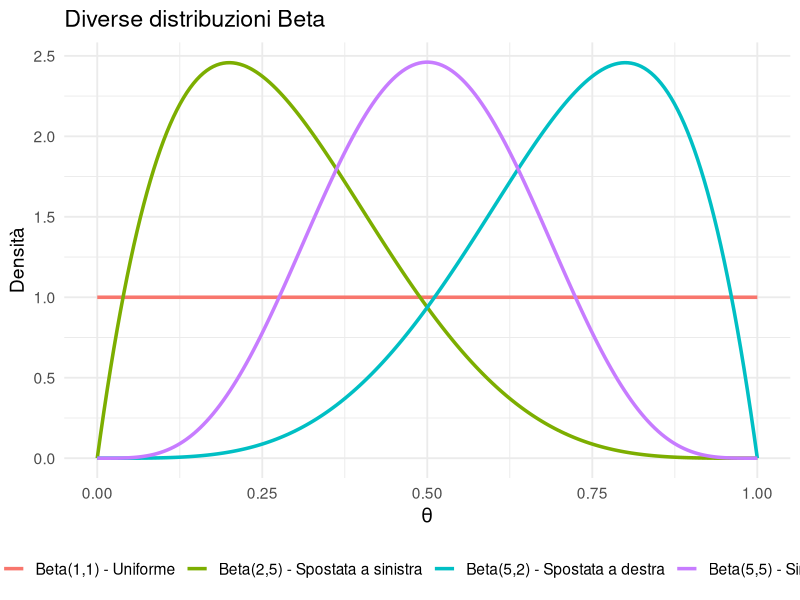
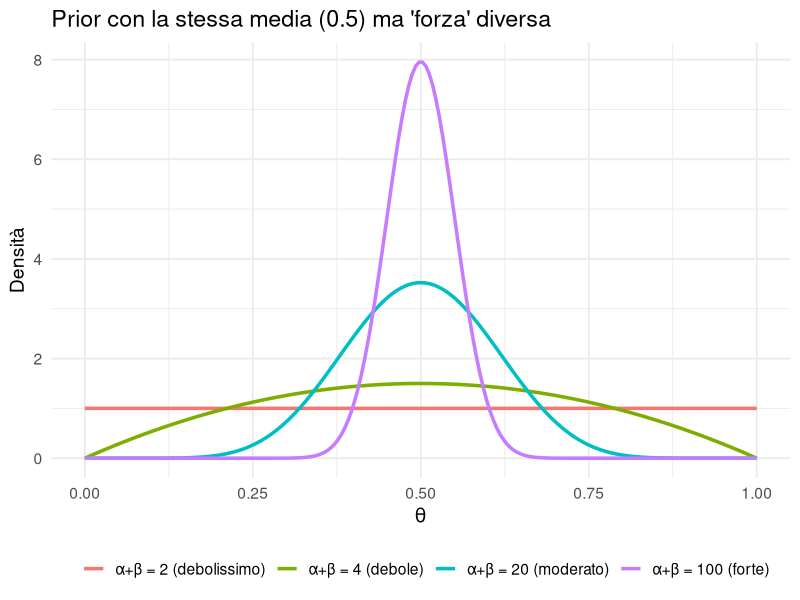
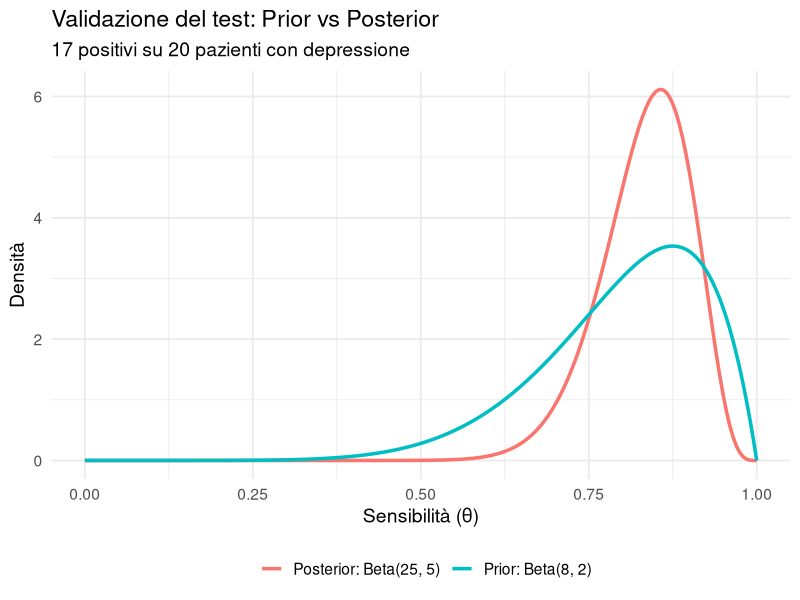
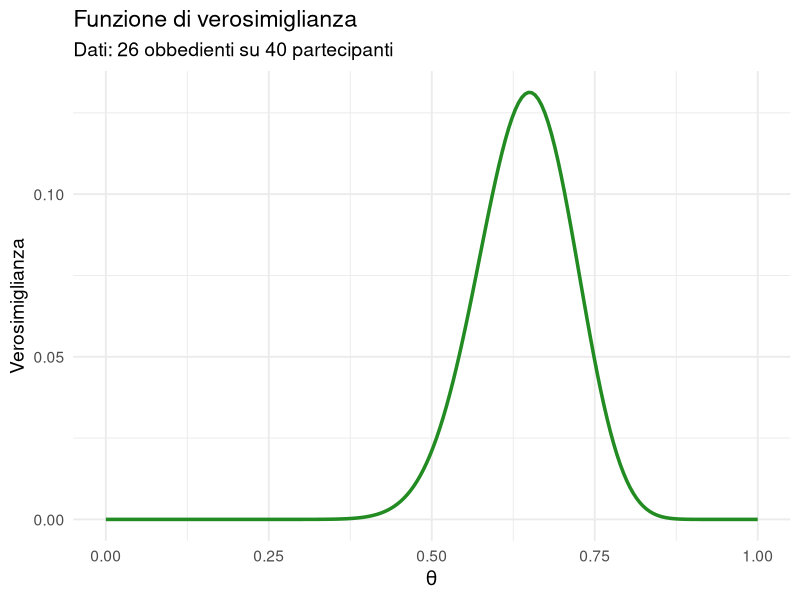
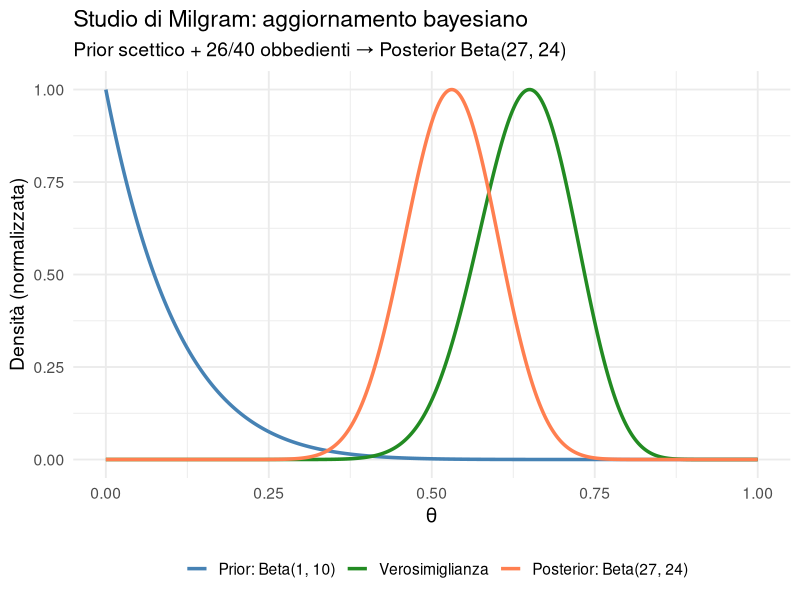
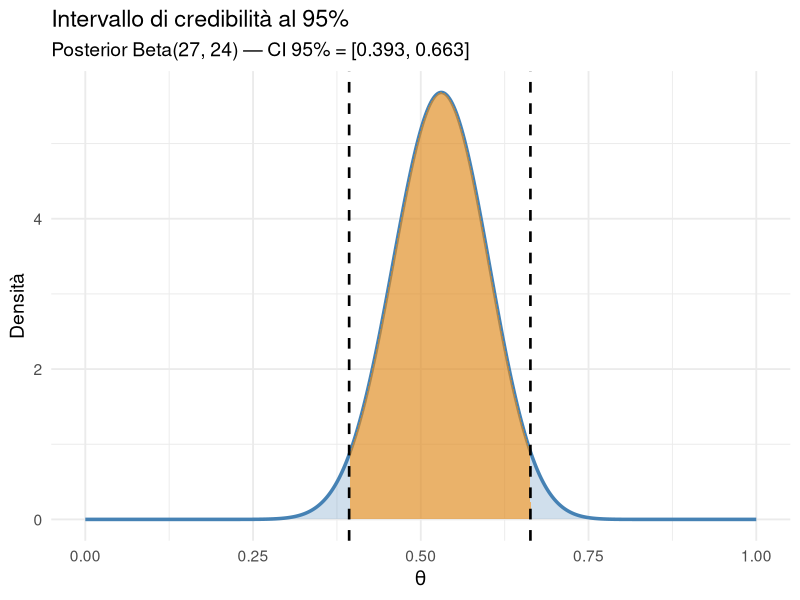

Source code (R) for these figures, in order:
## ---- chunk 1
#| echo: false
#| message: false
#| warning: false
library(ggplot2)
set.seed(42)
## ---- chunk 2
#| echo: false
#| fig-height: 5
theta <- seq(0, 1, length.out = 200)

df <- data.frame(
  theta = rep(theta, 4),
  densita = c(dbeta(theta, 1, 1), dbeta(theta, 2, 5), 
              dbeta(theta, 5, 2), dbeta(theta, 5, 5)),
  tipo = rep(c("Beta(1,1) - Uniforme", "Beta(2,5) - Spostata a sinistra",
               "Beta(5,2) - Spostata a destra", "Beta(5,5) - Simmetrica"), 
             each = length(theta))
)

ggplot(df, aes(x = theta, y = densita, color = tipo)) +
  geom_line(linewidth = 1.2) +
  labs(title = "Diverse distribuzioni Beta",
       x = expression(theta), y = "Densità", color = "") +
  theme_minimal(base_size = 14) +
  theme(legend.position = "bottom")
## ---- chunk 3
alpha <- 9
beta <- 7
media <- alpha / (alpha + beta)
media
## ---- chunk 4
#| echo: false
#| fig-height: 5
# Tutti centrati su 0.5, ma con forza diversa
df2 <- data.frame(
  theta = rep(theta, 4),
  densita = c(dbeta(theta, 1, 1), dbeta(theta, 2, 2), 
              dbeta(theta, 10, 10), dbeta(theta, 50, 50)),
  forza = rep(c("α+β = 2 (debolissimo)", "α+β = 4 (debole)",
                "α+β = 20 (moderato)", "α+β = 100 (forte)"), 
              each = length(theta))
)

df2$forza <- factor(df2$forza, levels = c("α+β = 2 (debolissimo)", "α+β = 4 (debole)",
                                          "α+β = 20 (moderato)", "α+β = 100 (forte)"))

ggplot(df2, aes(x = theta, y = densita, color = forza)) +
  geom_line(linewidth = 1.2) +
  labs(title = "Prior con la stessa media (0.5) ma 'forza' diversa",
       x = expression(theta), y = "Densità", color = "") +
  theme_minimal(base_size = 14) +
  theme(legend.position = "bottom")
## ---- chunk 5
# Prior
alpha_prior <- 8
beta_prior <- 2

# Dati
successi <- 17
insuccessi <- 3

# Posterior
alpha_post <- alpha_prior + successi
beta_post <- beta_prior + insuccessi

cat("Posterior: Beta(", alpha_post, ",", beta_post, ")\n")
cat("Media posterior:", round(alpha_post / (alpha_post + beta_post), 3))
## ---- chunk 6
#| echo: false
#| fig-height: 5
df3 <- data.frame(
  theta = rep(theta, 2),
  densita = c(dbeta(theta, 8, 2), dbeta(theta, 25, 5)),
  tipo = rep(c("Prior: Beta(8, 2)", "Posterior: Beta(25, 5)"), each = length(theta))
)

ggplot(df3, aes(x = theta, y = densita, color = tipo)) +
  geom_line(linewidth = 1.2) +
  labs(title = "Validazione del test: Prior vs Posterior",
       subtitle = "17 positivi su 20 pazienti con depressione",
       x = "Sensibilità (θ)", y = "Densità", color = "") +
  theme_minimal(base_size = 14) +
  theme(legend.position = "bottom")
## ---- chunk 7
#| echo: false
#| fig-height: 4.5

k <- 26
n <- 40

likelihood <- dbinom(k, n, theta)

ggplot(data.frame(theta = theta, densita = likelihood), 
       aes(x = theta, y = densita)) +
  geom_line(color = "forestgreen", linewidth = 1.2) +
  labs(title = "Funzione di verosimiglianza",
       subtitle = "Dati: 26 obbedienti su 40 partecipanti",
       x = expression(theta), y = "Verosimiglianza") +
  theme_minimal(base_size = 14)
## ---- chunk 8
#| echo: false
#| fig-height: 5

alpha_prior <- 1
beta_prior <- 10
alpha_post <- 27
beta_post <- 24

theta_fine <- seq(0, 1, length.out = 500)

df_milgram <- data.frame(
  theta = rep(theta_fine, 3),
  densita = c(
    dbeta(theta_fine, alpha_prior, beta_prior) / max(dbeta(theta_fine, alpha_prior, beta_prior)),
    dbinom(k, n, theta_fine) / max(dbinom(k, n, theta_fine)),
    dbeta(theta_fine, alpha_post, beta_post) / max(dbeta(theta_fine, alpha_post, beta_post))
  ),
  tipo = rep(c("Prior: Beta(1, 10)", "Verosimiglianza", "Posterior: Beta(27, 24)"), 
             each = length(theta_fine))
)

df_milgram$tipo <- factor(df_milgram$tipo, 
  levels = c("Prior: Beta(1, 10)", "Verosimiglianza", "Posterior: Beta(27, 24)"))

ggplot(df_milgram, aes(x = theta, y = densita, color = tipo)) +
  geom_line(linewidth = 1.2) +
  scale_color_manual(values = c("steelblue", "forestgreen", "coral")) +
  labs(title = "Studio di Milgram: aggiornamento bayesiano",
       subtitle = "Prior scettico + 26/40 obbedienti → Posterior Beta(27, 24)",
       x = expression(theta), y = "Densità (normalizzata)", color = "") +
  theme_minimal(base_size = 14) +
  theme(legend.position = "bottom")
## ---- chunk 9
# Probabilità che la proporzione superi il 50%
prob_theta_gt_05 <- pbeta(
  0.5, shape1 = 27, shape2 = 24, lower.tail = FALSE
)
round(prob_theta_gt_05, 3)
## ---- chunk 10
ci_95 <- qbeta(c(0.025, 0.975), shape1 = 27, shape2 = 24)
round(ci_95, 3)
## ---- chunk 11
#| echo: false
#| fig-height: 5

dens <- dbeta(theta_fine, alpha_post, beta_post)
ci_low <- ci_95[1]
ci_high <- ci_95[2]

df_ci <- data.frame(theta = theta_fine, densita = dens)

ggplot(df_ci, aes(x = theta, y = densita)) +
  geom_line(color = "steelblue", linewidth = 1.2) +
  geom_area(fill = "steelblue", alpha = 0.25) +
  geom_area(
    data = subset(df_ci, theta >= ci_low & theta <= ci_high),
    aes(x = theta, y = densita),
    fill = "darkorange", alpha = 0.55
  ) +
  geom_vline(xintercept = c(ci_low, ci_high), linetype = "dashed", linewidth = 0.9) +
  labs(title = "Intervallo di credibilità al 95%",
       subtitle = paste0("Posterior Beta(27, 24) — CI 95% = [",
                        round(ci_low, 3), ", ", round(ci_high, 3), "]"),
       x = expression(theta), y = "Densità") +
  theme_minimal(base_size = 14)
